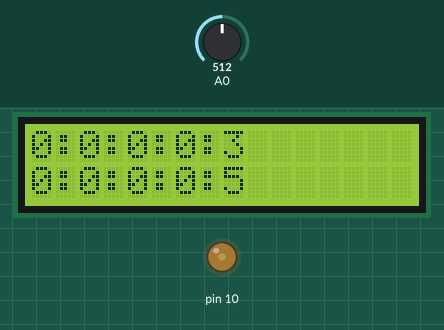
Simulated run of this sketch. Board: Arduino Uno, built with avr-gcc and run on an emulated ATmega328P. On the bench: 16×2 character LCD, output pins drawn as LEDs (lit = HIGH). Inputs (shaded band) come from the test bench; at power-on: A0 = 512.

Above: at 0.22 s.
At 9.9 s:
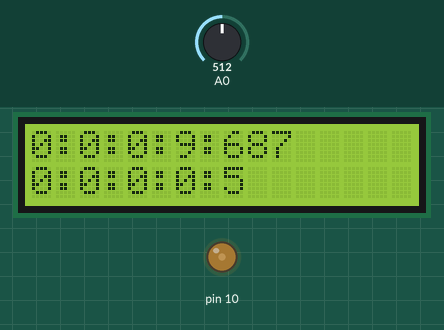
At 19.86 s:
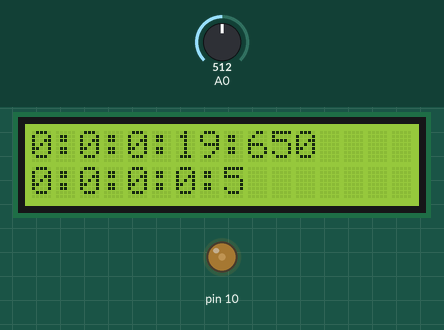
At 39.78 s:
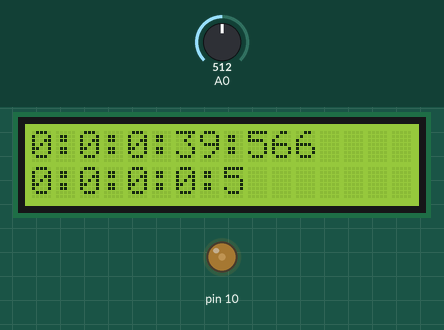
Timing chart, 0 to 40.0 s (numbered marks = the images above):
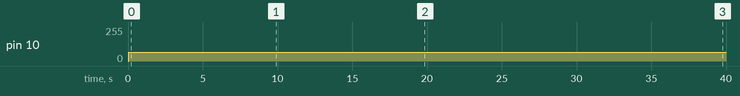

Measured:
- by itself, pin 10: 0/255 → 64/255 at 0.06 s

The sketch:

stopwatch.ino
```cpp
#include <LiquidCrystal.h>
LiquidCrystal lcd(8, 9, 4, 5, 6, 7);
long msOffset=0;
int Sec=0;
int Min=0;
int Hr=0;
int Days=0;
bool Held=0;
void setup() {
  lcd.begin(16,2);
  lcd.clear();
  pinMode(10,OUTPUT);
  msOffset=millis();
}

void loop() {
  analogWrite(10,64);
  lcd.home();
  lcd.print(String(Days)+":"+String(Hr)+":"+String(Min)+":"+String(Sec)+":"+String(millis()-msOffset)+"  ");
  if(millis()-msOffset>1000){
    msOffset+=1000;
    Sec++;
  }
  if(Sec>=60){
    Sec=0;
    Min++;
  }
  if(Min>=60){
    Min=0;
    Hr++;
  }
  if(Hr>=24){
    Hr=0;
    Days++;
  }
  if(analogRead(0)<900&!analogRead(0)<700&!Held){
    Held=1;
    lcd.setCursor(0,1);
    lcd.print(String(Days)+":"+String(Hr)+":"+String(Min)+":"+String(Sec)+":"+String(millis()-msOffset)+" ");
  }
  if(!(analogRead(0)<900&!analogRead(0)<700&Held)){
    Held=0;
  }
}
```
